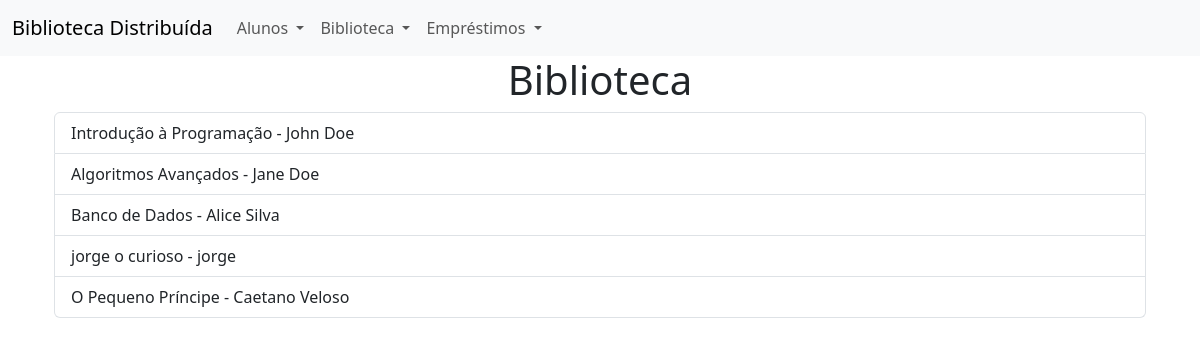
/biblioteca, run on an earlier commit of the app's database.
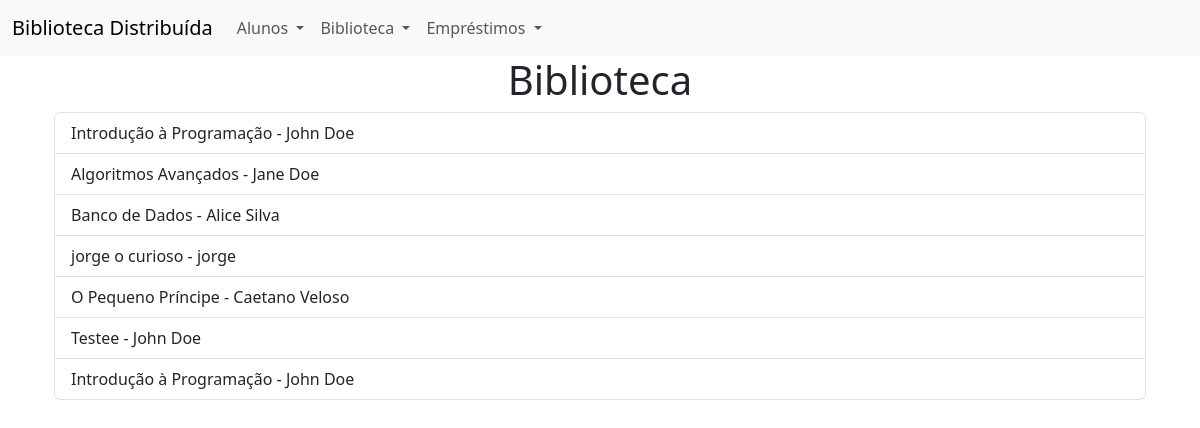
And on a later commit of the database.
### models.py (models this page shows)
class Livro(db.Model):
    id = db.Column(db.Integer, primary_key=True)
    titulo = db.Column(db.String(100), nullable=False)
    autor = db.Column(db.String(100), nullable=False)
    categoria = db.Column(db.String(50))
    resumo = db.Column(db.Text)
    ano_publicacao = db.Column(db.Integer)
    qt_total = db.Column(db.Integer)
    qt_emprestada = db.Column(db.Integer)

### views.py (the view)
@app.route('/biblioteca')
def biblioteca():
    return controller.biblioteca()

### controller.py (called while the page is built)
@handle_request_with_error_handling
def biblioteca():
    livros = Livro.query.all()
    return render_template('biblioteca.html', livros=livros, active_page='biblioteca')

### templates/biblioteca.html (shortened to what this page needs)
{% extends "index.html" %}
{% block content %}
<div class="container">
    <p class="h1 text-center">Biblioteca</p>
    <ul class="list-group">
        {% for livro in livros %}
        <li class="list-group-item">{{ livro.titulo }} - {{ livro.autor }}</li>
        {% endfor %}
    </ul>
</div>
{% endblock %}

What changed in the data, as far as the page shows it:
added Livro: titulo "Testee", autor "John Doe"
added Livro: titulo "Introdução à Programação", autor "John Doe"
